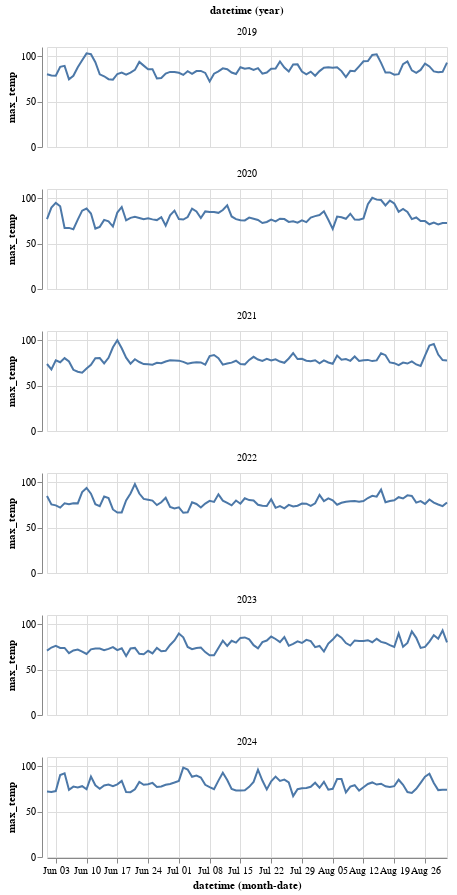

This figure's notebook cell:
### Code cell
c = plot_many_summer_temps(df_agg)
c

### Figure 1 — Vega-Lite specification as saved in the notebook (floating-point values rounded to 4 significant figures; data arrays with more than 128 entries replaced by an {"elided": "..."} marker saying what was removed)
{"config": {"view": {"continuousWidth": 300, "continuousHeight": 300}}, "data": {"name": "data-8a08390090e25c4f89f45b415bca5ed6"}, "facet": {"field": "datetime", "timeUnit": "year", "type": "temporal"}, "spec": {"mark": {"type": "line"}, "encoding": {"x": {"field": "datetime", "timeUnit": "monthdate", "type": "temporal"}, "y": {"field": "max_temp", "type": "quantitative"}}, "height": 100, "width": 400}, "columns": 1, "$schema": "https://vega.github.io/schema/vega-lite/v5.20.1.json", "datasets": {"data-8a08390090e25c4f89f45b415bca5ed6": {"elided": "552 records"}}}
